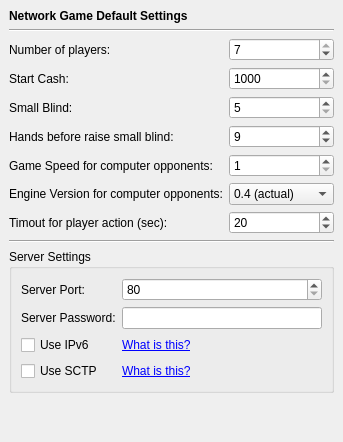
     <widget class="QWidget" name="page_4" >
      <layout class="QGridLayout" >
       <property name="margin" >
        <number>9</number>
       </property>
       <property name="spacing" >
        <number>6</number>
       </property>
       <item row="4" column="0" >
        <widget class="QGroupBox" name="groupBox_2" >
         <property name="title" >
          <string>Server Settings</string>
         </property>
         <layout class="QGridLayout" >
          <property name="margin" >
           <number>9</number>
          </property>
          <property name="spacing" >
           <number>6</number>
          </property>
          <item row="1" column="1" >
           <widget class="QLineEdit" name="lineEdit_serverPassword" >
            <property name="echoMode" >
             <enum>QLineEdit::Password</enum>
            </property>
           </widget>
          </item>
          <item row="1" column="0" >
           <widget class="QLabel" name="label_37" >
            <property name="text" >
             <string>Server Password:</string>
            </property>
           </widget>
          </item>
          <item row="0" column="1" >
           <widget class="QSpinBox" name="spinBox_serverPort" >
            <property name="maximum" >
             <number>65535</number>
            </property>
            <property name="minimum" >
             <number>80</number>
            </property>
            <property name="value" >
             <number>80</number>
            </property>
           </widget>
          </item>
          <item row="0" column="0" >
           <widget class="QLabel" name="label_16" >
            <property name="text" >
             <string>Server Port:</string>
            </property>
           </widget>
          </item>
          <item row="3" column="0" >
           <widget class="QCheckBox" name="checkBox_useSctp" >
            <property name="text" >
             <string>Use SCTP</string>
            </property>
           </widget>
          </item>
          <item row="2" column="0" >
           <widget class="QCheckBox" name="checkBox_useIpv6" >
            <property name="text" >
             <string>Use IPv6</string>
            </property>
           </widget>
          </item>
          <item row="2" column="1" >
           <widget class="QLabel" name="label_22" >
            <property name="text" >
             <string>&lt;a href="http://en.wikipedia.org/wiki/Ipv6">What is this?&lt;/a></string>
            </property>
            <property name="openExternalLinks" >
             <bool>true</bool>
            </property>
           </widget>
          </item>
          <item row="3" column="1" >
           <widget class="QLabel" name="label_24" >
            <property name="text" >
             <string>&lt;a href="http://en.wikipedia.org/wiki/Stream_Control_Transmission_Protocol">What is this?&lt;/a></string>
            </property>
            <property name="openExternalLinks" >
             <bool>true</bool>
            </property>
           </widget>
          </item>
         </layout>
        </widget>
       </item>
       <item row="1" column="0" >
        <widget class="Line" name="line_5" >
         <property name="orientation" >
          <enum>Qt::Horizontal</enum>
         </property>
        </widget>
       </item>
       <item row="0" column="0" >
        <widget class="QLabel" name="label_34" >
         <property name="font" >
          <font>
           <weight>75</weight>
           <bold>true</bold>
          </font>
         </property>
         <property name="text" >
          <string>Network Game Default Settings</string>
         </property>
        </widget>
       </item>
       <item row="2" column="0" >
        <layout class="QGridLayout" >
         <property name="margin" >
          <number>0</number>
         </property>
         <property name="spacing" >
          <number>6</number>
         </property>
         <item row="3" column="1" >
          <widget class="QSpinBox" name="spinBox_netHandsBeforeRaiseSmallBlind" >
           <property name="minimum" >
            <number>1</number>
           </property>
           <property name="value" >
            <number>9</number>
           </property>
          </widget>
         </item>
         <item row="1" column="1" >
          <widget class="QSpinBox" name="spinBox_netStartCash" >
           <property name="maximum" >
            <number>5000</number>
           </property>
           <property name="minimum" >
            <number>1000</number>
           </property>
          </widget>
         </item>
         <item row="0" column="1" >
          <widget class="QSpinBox" name="spinBox_netQuantityPlayers" >
           <property name="maximum" >
            <number>7</number>
           </property>
           <property name="minimum" >
            <number>2</number>
           </property>
           <property name="value" >
            <number>7</number>
           </property>
          </widget>
         </item>
         <item row="4" column="1" >
          <widget class="QSpinBox" name="spinBox_netGameSpeed" >
           <property name="maximum" >
            <number>11</number>
           </property>
           <property name="minimum" >
            <number>1</number>
           </property>
           <property name="singleStep" >
            <number>1</number>
           </property>
          </widget>
         </item>
         <item row="2" column="0" >
          <widget class="QLabel" name="label_35" >
           <property name="text" >
            <string>Small Blind:</string>
           </property>
          </widget>
         </item>
         <item row="4" column="0" >
          <widget class="QLabel" name="label_36" >
           <property name="text" >
            <string>Game Speed for computer opponents:</string>
           </property>
          </widget>
         </item>
         <item row="0" column="0" >
          <widget class="QLabel" name="label_15" >
           <property name="text" >
            <string>Number of players:</string>
           </property>
          </widget>
         </item>
         <item row="5" column="1" >
          <widget class="QComboBox" name="comboBox_netEngineVersion" >
           <item>
            <property name="text" >
             <string>0.4 (actual)</string>
            </property>
           </item>
           <item>
            <property name="text" >
             <string>0.3 (previous)</string>
            </property>
           </item>
          </widget>
         </item>
         <item row="5" column="0" >
          <widget class="QLabel" name="label_18" >
           <property name="text" >
            <string>Engine Version for computer opponents:</string>
           </property>
          </widget>
         </item>
         <item row="1" column="0" >
          <widget class="QLabel" name="label_13" >
           <property name="text" >
            <string>Start Cash:</string>
           </property>
          </widget>
         </item>
         <item row="2" column="1" >
          <widget class="QSpinBox" name="spinBox_netSmallBlind" >
           <property name="maximum" >
            <number>500</number>
           </property>
           <property name="minimum" >
            <number>5</number>
           </property>
          </widget>
         </item>
         <item row="3" column="0" >
          <widget class="QLabel" name="label_33" >
           <property name="text" >
            <string>Hands before raise small blind:</string>
           </property>
          </widget>
         </item>
         <item row="6" column="0" >
          <widget class="QLabel" name="label_40" >
           <property name="text" >
            <string>Timout for player action (sec):</string>
           </property>
          </widget>
         </item>
         <item row="6" column="1" >
          <widget class="QSpinBox" name="spinBox_netTimeOutPlayerAction" >
           <property name="maximum" >
            <number>60</number>
           </property>
           <property name="minimum" >
            <number>5</number>
           </property>
           <property name="value" >
            <number>20</number>
           </property>
          </widget>
         </item>
        </layout>
       </item>
       <item row="3" column="0" >
        <widget class="Line" name="line_7" >
         <property name="orientation" >
          <enum>Qt::Horizontal</enum>
         </property>
        </widget>
       </item>
       <item row="5" column="0" >
        <spacer>
         <property name="orientation" >
          <enum>Qt::Vertical</enum>
         </property>
         <property name="sizeHint" >
          <size>
           <width>20</width>
           <height>40</height>
          </size>
         </property>
        </spacer>
       </item>
      </layout>
     </widget>
